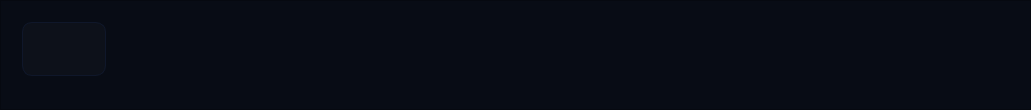
  <widget class="QFrame" name="frame_3">
   <property name="geometry">
    <rect>
     <x>0</x>
     <y>530</y>
     <width>1031</width>
     <height>104</height>
    </rect>
   </property>
   <property name="styleSheet">
    <string notr="true">/* Khung nền chính (Sidebar) */
QFrame {
    background-color: #080c15; 
    border-right: 1px solid #151e2e;
    padding: 10px;
}

/* THÊM MỚI: Định dạng cho mọi chữ (Label) thả vào khung này sẽ auto màu Trắng */
QLabel {
    color: #ffffff; 
    background-color: transparent; /* Tẩy nền xám */
    font-size: 14px;
}

/* Các nút bấm (Giữ nguyên của chàng vì đã quá đẹp) */
QPushButton {
    color: #64748b; 
    text-align: left;
    padding-left: 15px;
    background-color: rgba(255, 255, 255, 0.02); 
    height: 52px; 
    font-size: 16px;
    font-weight: bold;
    border: 1px solid #0f172a;
    border-radius: 10px;
    margin-bottom: 12px;
}

QPushButton:hover {
    background-color: qlineargradient(x1:0, y1:0, x2:1, y2:0, stop:0 rgba(0, 212, 255, 0.1), stop:1 rgba(0, 0, 0, 0));
    color: #ffffff;
    border: 1px solid #1e293b;
}

QPushButton:pressed {
    background-color: rgba(0, 255, 204, 0.15);
    padding-top: 2px; 
    padding-left: 17px;
}

QPushButton:checked {
    background-color: qlineargradient(x1:0, y1:0, x2:1, y2:0, 
        stop:0 rgba(0, 255, 204, 0.4), 
        stop:0.4 rgba(0, 122, 255, 0.1), 
        stop:1 rgba(0, 0, 0, 0));
    color: #00ffcc; 
    font-size: 17px; 
    border: 1px solid #005bb5; 
    border-left: 6px solid #00ffcc; 
    padding-left: 10px; 
}</string>
   </property>
   <property name="frameShape">
    <enum>QFrame::StyledPanel</enum>
   </property>
   <property name="frameShadow">
    <enum>QFrame::Raised</enum>
   </property>
   <layout class="QHBoxLayout" name="horizontalLayout">
    <item>
     <widget class="QPushButton" name="pushButton_7">
      <property name="enabled">
       <bool>true</bool>
      </property>
      <property name="font">
       <font>
        <pointsize>-1</pointsize>
        <weight>75</weight>
        <bold>true</bold>
       </font>
      </property>
      <property name="text">
       <string/>
      </property>
      <property name="icon">
       <iconset resource="bms_resources.qrc">
        <normaloff>:/icons/Gui-png/home.png</normaloff>:/icons/Gui-png/home.png</iconset>
      </property>
      <property name="iconSize">
       <size>
        <width>40</width>
        <height>40</height>
       </size>
      </property>
     </widget>
    </item>
    <item>
     <widget class="QPushButton" name="pushButton_9">
      <property name="styleSheet">
       <string notr="true">QPushButton {
    background-color: transparent;
    border: none;
}
QPushButton:hover {
    background-color: rgba(255, 255, 255, 0.05);
    border-radius: 6px;
}</string>
      </property>
      <property name="text">
       <string/>
      </property>
      <property name="icon">
       <iconset resource="bms_resources.qrc">
        <normaloff>:/icons/Gui-png/directions_car.png</normaloff>:/icons/Gui-png/directions_car.png</iconset>
      </property>
      <property name="iconSize">
       <size>
        <width>40</width>
        <height>40</height>
       </size>
      </property>
     </widget>
    </item>
    <item>
     <widget class="QPushButton" name="pushButton_10">
      <property name="styleSheet">
       <string notr="true">QPushButton {
    background-color: transparent;
    border: none;
}
QPushButton:hover {
    background-color: rgba(255, 255, 255, 0.05);
    border-radius: 6px;
}</string>
      </property>
      <property name="text">
       <string/>
      </property>
      <property name="icon">
       <iconset resource="bms_resources.qrc">
        <normaloff>:/icons/Gui-png/widgets_24dp_FFFFFF_FILL0_wght400_GRAD0_opsz24.png</normaloff>:/icons/Gui-png/widgets_24dp_FFFFFF_FILL0_wght400_GRAD0_opsz24.png</iconset>
      </property>
      <property name="iconSize">
       <size>
        <width>40</width>
        <height>40</height>
       </size>
      </property>
     </widget>
    </item>
    <item>
     <widget class="QPushButton" name="pushButton_11">
      <property name="styleSheet">
       <string notr="true">QPushButton {
    background-color: transparent;
    border: none;
}
QPushButton:hover {
    background-color: rgba(255, 255, 255, 0.05);
    border-radius: 6px;
}</string>
      </property>
      <property name="text">
       <string/>
      </property>
      <property name="icon">
       <iconset resource="bms_resources.qrc">
        <normaloff>:/icons/Gui-png/arrow_back_ios_24dp_FFFFFF_FILL0_wght400_GRAD0_opsz24.png</normaloff>:/icons/Gui-png/arrow_back_ios_24dp_FFFFFF_FILL0_wght400_GRAD0_opsz24.png</iconset>
      </property>
      <property name="iconSize">
       <size>
        <width>40</width>
        <height>40</height>
       </size>
      </property>
     </widget>
    </item>
    <item>
     <widget class="QPushButton" name="pushButton_12">
      <property name="styleSheet">
       <string notr="true">QPushButton {
    background-color: transparent;
    border: none;
}
QPushButton:hover {
    background-color: rgba(255, 255, 255, 0.05);
    border-radius: 6px;
}</string>
      </property>
      <property name="text">
       <string/>
      </property>
      <property name="icon">
       <iconset resource="bms_resources.qrc">
        <normaloff>:/icons/Gui-png/arrow_forward_ios_24dp_FFFFFF_FILL0_wght400_GRAD0_opsz24.png</normaloff>:/icons/Gui-png/arrow_forward_ios_24dp_FFFFFF_FILL0_wght400_GRAD0_opsz24.png</iconset>
      </property>
      <property name="iconSize">
       <size>
        <width>40</width>
        <height>40</height>
       </size>
      </property>
     </widget>
    </item>
    <item>
     <widget class="QPushButton" name="pushButton_13">
      <property name="styleSheet">
       <string notr="true">QPushButton {
    background-color: transparent;
    border: none;
}
QPushButton:hover {
    background-color: rgba(255, 255, 255, 0.05);
    border-radius: 6px;
}</string>
      </property>
      <property name="text">
       <string/>
      </property>
      <property name="icon">
       <iconset resource="bms_resources.qrc">
        <normaloff>:/icons/Gui-png/toys_fan_24dp_FFFFFF_FILL0_wght400_GRAD0_opsz24.png</normaloff>:/icons/Gui-png/toys_fan_24dp_FFFFFF_FILL0_wght400_GRAD0_opsz24.png</iconset>
      </property>
      <property name="iconSize">
       <size>
        <width>40</width>
        <height>40</height>
       </size>
      </property>
     </widget>
    </item>
    <item>
     <widget class="QPushButton" name="pushButton_14">
      <property name="styleSheet">
       <string notr="true">QPushButton {
    background-color: transparent;
    border: none;
}
QPushButton:hover {
    background-color: rgba(255, 255, 255, 0.05);
    border-radius: 6px;
}</string>
      </property>
      <property name="text">
       <string/>
      </property>
      <property name="icon">
       <iconset resource="bms_resources.qrc">
        <normaloff>:/icons/Gui-png/arrow_back_ios_24dp_FFFFFF_FILL0_wght400_GRAD0_opsz24.png</normaloff>:/icons/Gui-png/arrow_back_ios_24dp_FFFFFF_FILL0_wght400_GRAD0_opsz24.png</iconset>
      </property>
      <property name="iconSize">
       <size>
        <width>40</width>
        <height>40</height>
       </size>
      </property>
     </widget>
    </item>
    <item>
     <widget class="QPushButton" name="pushButton_15">
      <property name="styleSheet">
       <string notr="true">QPushButton {
    background-color: transparent;
    border: none;
}
QPushButton:hover {
    background-color: rgba(255, 255, 255, 0.05);
    border-radius: 6px;
}</string>
      </property>
      <property name="text">
       <string/>
      </property>
      <property name="icon">
       <iconset resource="bms_resources.qrc">
        <normaloff>:/icons/Gui-png/arrow_forward_ios_24dp_FFFFFF_FILL0_wght400_GRAD0_opsz24.png</normaloff>:/icons/Gui-png/arrow_forward_ios_24dp_FFFFFF_FILL0_wght400_GRAD0_opsz24.png</iconset>
      </property>
      <property name="iconSize">
       <size>
        <width>40</width>
        <height>40</height>
       </size>
      </property>
     </widget>
    </item>
    <item>
     <widget class="QPushButton" name="pushButton_17">
      <property name="styleSheet">
       <string notr="true">QPushButton {
    background-color: transparent;
    border: none;
}
QPushButton:hover {
    background-color: rgba(255, 255, 255, 0.05);
    border-radius: 6px;
}</string>
      </property>
      <property name="text">
       <string/>
      </property>
      <property name="icon">
       <iconset resource="bms_resources.qrc">
        <normaloff>:/icons/Gui-png/cool_to_dry_24dp_FFFFFF_FILL0_wght400_GRAD0_opsz24.png</normaloff>:/icons/Gui-png/cool_to_dry_24dp_FFFFFF_FILL0_wght400_GRAD0_opsz24.png</iconset>
      </property>
      <property name="iconSize">
       <size>
        <width>40</width>
        <height>40</height>
       </size>
      </property>
     </widget>
    </item>
    <item>
     <widget class="QPushButton" name="pushButton_16">
      <property name="styleSheet">
       <string notr="true">QPushButton {
    background-color: transparent;
    border: none;
}
QPushButton:hover {
    background-color: rgba(255, 255, 255, 0.05);
    border-radius: 6px;
}</string>
      </property>
      <property name="text">
       <string/>
      </property>
      <property name="icon">
       <iconset resource="bms_resources.qrc">
        <normaloff>:/icons/Gui-png/windshield_defrost_rear_24dp_FFFFFF_FILL0_wght400_GRAD0_opsz24.png</normaloff>:/icons/Gui-png/windshield_defrost_rear_24dp_FFFFFF_FILL0_wght400_GRAD0_opsz24.png</iconset>
      </property>
      <property name="iconSize">
       <size>
        <width>40</width>
        <height>40</height>
       </size>
      </property>
     </widget>
    </item>
    <item>
     <widget class="QPushButton" name="pushButton_18">
      <property name="styleSheet">
       <string notr="true">QPushButton {
    background-color: transparent;
    border: none;
}
QPushButton:hover {
    background-color: rgba(255, 255, 255, 0.05);
    border-radius: 6px;
}</string>
      </property>
      <property name="text">
       <string/>
      </property>
      <property name="icon">
       <iconset resource="bms_resources.qrc">
        <normaloff>:/icons/Gui-png/volume_up_24dp_FFFFFF_FILL0_wght400_GRAD0_opsz24.png</normaloff>:/icons/Gui-png/volume_up_24dp_FFFFFF_FILL0_wght400_GRAD0_opsz24.png</iconset>
      </property>
      <property name="iconSize">
       <size>
        <width>40</width>
        <height>40</height>
       </size>
      </property>
     </widget>
    </item>
   </layout>
  </widget>
